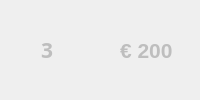
       <widget class="QFrame" name="stage3">
        <property name="enabled">
         <bool>false</bool>
        </property>
        <layout class="QHBoxLayout" name="stage_3">
         <item>
          <spacer name="horizontalSpacer_5">
           <property name="orientation">
            <enum>Qt::Horizontal</enum>
           </property>
           <property name="sizeType">
            <enum>QSizePolicy::Fixed</enum>
           </property>
           <property name="sizeHint" stdset="0">
            <size>
             <width>30</width>
             <height>20</height>
            </size>
           </property>
          </spacer>
         </item>
         <item>
          <widget class="QLabel" name="label_4">
           <property name="maximumSize">
            <size>
             <width>12</width>
             <height>16777215</height>
            </size>
           </property>
           <property name="font">
            <font>
             <family>OpenSymbol</family>
             <pointsize>16</pointsize>
             <weight>75</weight>
             <bold>true</bold>
            </font>
           </property>
           <property name="text">
            <string>3</string>
           </property>
          </widget>
         </item>
         <item>
          <spacer name="horizontalSpacer_30">
           <property name="orientation">
            <enum>Qt::Horizontal</enum>
           </property>
           <property name="sizeType">
            <enum>QSizePolicy::Fixed</enum>
           </property>
           <property name="sizeHint" stdset="0">
            <size>
             <width>20</width>
             <height>20</height>
            </size>
           </property>
          </spacer>
         </item>
         <item>
          <widget class="QWidget" name="widget_3" native="true">
           <property name="maximumSize">
            <size>
             <width>15</width>
             <height>15</height>
            </size>
           </property>
           <property name="styleSheet">
            <string notr="true">border-image:url(:/images/counter_gem.png);</string>
           </property>
          </widget>
         </item>
         <item>
          <spacer name="horizontalSpacer_33">
           <property name="orientation">
            <enum>Qt::Horizontal</enum>
           </property>
           <property name="sizeType">
            <enum>QSizePolicy::Fixed</enum>
           </property>
           <property name="sizeHint" stdset="0">
            <size>
             <width>20</width>
             <height>20</height>
            </size>
           </property>
          </spacer>
         </item>
         <item>
          <widget class="QLabel" name="label_18">
           <property name="font">
            <font>
             <pointsize>16</pointsize>
             <weight>75</weight>
             <bold>true</bold>
            </font>
           </property>
           <property name="text">
            <string>€ 200</string>
           </property>
          </widget>
         </item>
        </layout>
       </widget>
